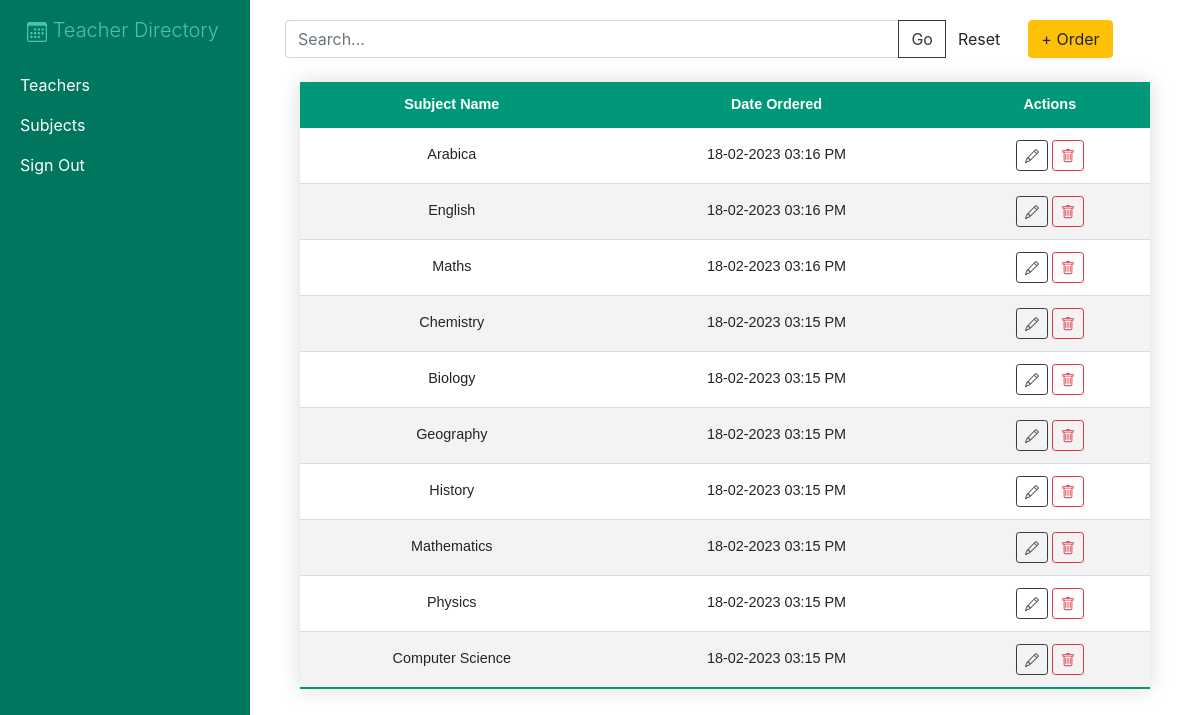
/subjects/ (signed in), run on the app's committed database.
### teacher/models.py (models this page shows, shortened)
class SubjectDetails(models.Model):
    subject_name = models.CharField(max_length=200, null=True)
    date_created = models.DateTimeField(auto_now_add=True, null=True)

### teacher/views.py (the view)
# urls.py: path('subjects/', views.SubjectsListView.as_view(), name="subjects"),
class SubjectsListView(ListAPIView):
    queryset = SubjectDetails.objects.all()
    permission_classes = (IsAuthenticated,)
    def list(self, request, *args, **kwargs):
        query = request.query_params.get('search')
        if query is not None:
            subject_details = SubjectDetails.objects.filter(Q(subject_name__icontains=query) )
            return render(request,'teacher/subjects.html',{'subject_details':subject_details})
        subject_details = SubjectDetails.objects.order_by("-date_created")
        return render(request,'teacher/subjects.html',{'subject_details':subject_details})

### teacher/templates/teacher/subjects.html (shortened to what this page needs)
{% extends 'teacher/main.html' %}
{% block content %}
<div class="row">
<div class="col-10">
  <form action="{% url 'subjects' %}" method="GET">
    <div class="input-group">
      <input type="text" class="form-control" name="search" id="id_search" placeholder="Search...">
      <div class="input-group-append">
        <input class="btn btn-outline-dark" type="submit" value="Go" />
        <a class="btn" href="{% url 'subjects' %}" type="button">Reset</a>
      </div>
    </div>
  </form>
</div>
<div class="d-flex justify-content-end">
  <a class="btn btn-warning" href="{% url 'create_subject' %}">+ Order</a>
</div>
</div>
<div class="container w-100 d-flex justify-content-center mt-4">
  <table class="my-table w-100 text-center">
    <thead class="text-center">
      <tr class="text-center">
        <th>Subject Name</th>
        <th>Date Ordered</th>
        <th>Actions</th>
      </tr>
    </thead>
    <tbody>
      {% for o in subject_details %}
      <tr>
        <td>{{ o.subject_name }}</td>
        <td>{{ o.date_created|date:"d-m-Y h:i A" }}</td>
        <td>
          <a class="btn btn-sm btn-outline-dark" href="{% url 'update_subject' o.id %}"></a>
          <a class="btn btn-sm btn-outline-danger" data-toggle="modal" data-target="#actionModal"></a>
        </td>
      </tr>
      {% endfor %}
    </tbody>
  </table>
</div>
{% endblock content %}

### static/css/main.css (style rules this page uses)
.my-table { border-collapse: collapse; font-size: 0.9em; font-family: sans-serif; min-width: 400px; box-shadow: 0 0 20px rgba(0, 0, 0, 0.15); }
.my-table thead tr { background-color: #009879; color: #ffffff; text-align: left; }
.my-table th, .my-table td { padding: 12px 15px; }
.my-table tbody tr { border-bottom: 1px solid #dddddd; }
.my-table tbody tr:nth-of-type(even) { background-color: #f3f3f3; }
.my-table tbody tr:last-of-type { border-bottom: 2px solid #009879; }

### data on the page
SubjectDetails: subject_name "Arabica", date_created "18-02-2023 03:16 PM"
SubjectDetails: subject_name "English", date_created "18-02-2023 03:16 PM"
SubjectDetails: subject_name "Maths", date_created "18-02-2023 03:16 PM"
SubjectDetails: subject_name "Chemistry", date_created "18-02-2023 03:15 PM"
SubjectDetails: subject_name "Biology", date_created "18-02-2023 03:15 PM"
SubjectDetails: subject_name "Geography", date_created "18-02-2023 03:15 PM"
SubjectDetails: subject_name "History", date_created "18-02-2023 03:15 PM"
SubjectDetails: subject_name "Mathematics", date_created "18-02-2023 03:15 PM"
SubjectDetails: subject_name "Physics", date_created "18-02-2023 03:15 PM"
SubjectDetails: subject_name "Computer Science", date_created "18-02-2023 03:15 PM"
